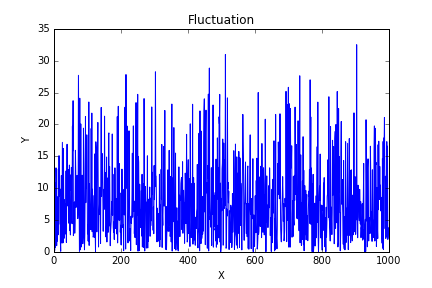

Write the Python code that produced this figure.
# -*- coding: utf-8 -*-
"""
Created on Sat Oct  1 10:51:10 2016

@author: Amey P Gaikwad
"""
import matplotlib.pyplot as plt
import numpy as np
##import scipy as sc

a=[]
f=open('pandas.txt','r')
for line in f:
    a.append(float(line))
sum=0.0
for j in range(1000):
    sum=sum+a[j]
mean=sum/1000.0
print ('mean weight : ')
print (mean)
err=0.0
for j in range (1000):
    err=err+((a[j]-mean)**2)
mean_error=np.sqrt(err/(1000.0*999.0))
print('Error on the mean value : ')
print (mean_error)
error= np.sqrt(err/999.0)
print ('error on each individual panda : ' )
print (error)
b=[]
c=[]
for j in range(1000):
    b.append(j)
    c.append(abs(a[j]-mean))
plt.plot(b,c)
plt.xlabel('X')
plt.ylabel('Y')
plt.title('Fluctuation')
print ('plot for the fluctuation in the weight of panda' )
plt.savefig('panda.png')

plt.show()




    